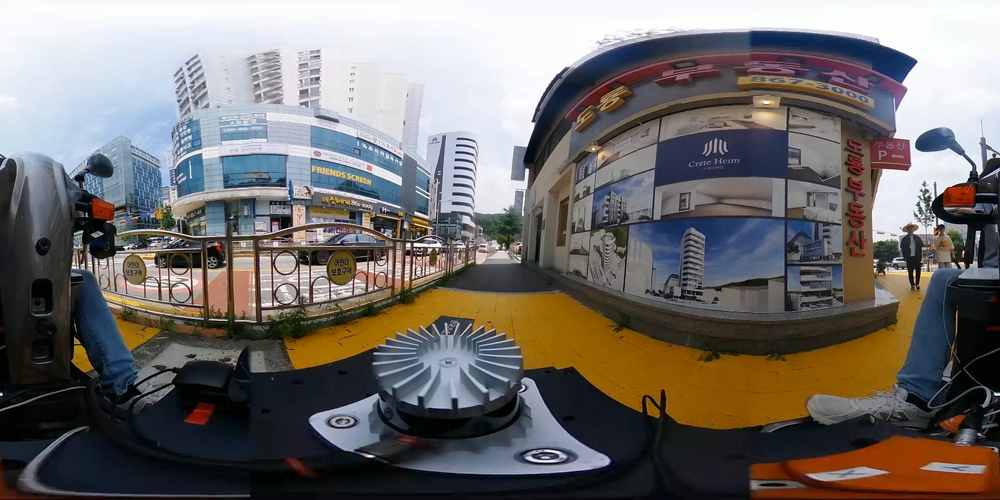
#> input picture HW#2/erp.png, 1000 x 500 px, shrunk from 1920 x 960 before the run
$ python assign2_front.py
#> lines starting #> are read from the running program, lines starting #| are printed output that depends on the picture
from matplotlib import pyplot as plt
import cv2
import os
import numpy as np

path = os.getcwd()
file = "./erp.png"

# ERP 이미지 로드
erp_image = cv2.imread(file)
#> erp_image is the input picture: shape (500, 1000, 3); mean B, G, R 108.1, 110.4, 114.5

# ERP를 직사각형 (정면 뷰) 이미지로 변환하는 함수
def erp2rect(src, theta, hfov, vfov):
    # 초점 길이 계산
#> called with theta = 0, hfov = 2.09, vfov = 1.57
    f = src.shape[1] / (2 * np.pi)
#> f = 159.2

    # 평면 이미지의 크기 계산
    front_view_image_rows = int(2 * f * np.tan(vfov / 2) + 0.5)
#> front_view_image_rows = 318
    front_view_image_cols = int(2 * f * np.tan(hfov / 2) + 0.5)
#> front_view_image_cols = 551

    # 평면 이미지 초기화
    front_view_image = np.zeros((front_view_image_rows, front_view_image_cols, 3), dtype=np.uint8)
    front_view_image_cx = front_view_image_cols / 2
#> front_view_image_cx = 275.5
    front_view_image_cy = front_view_image_rows / 2
#> front_view_image_cy = 159

    for x in range(front_view_image_cols):
        xth = np.arctan((x - front_view_image_cx) / f)
        # 원본 이미지에서의 x 좌표 계산
        src_x = int((xth + theta) * src.shape[0] / np.pi + 0.5) % src.shape[1]
        yf = f / np.cos(xth)

        for y in range(front_view_image_rows):
            yth = np.arctan((y - front_view_image_cy) / yf)
            # 원본 이미지에서의 y 좌표 계산
            src_y = int(yth * src.shape[0] / np.pi + src.shape[0] / 2 + 0.5)
            src_y = max(0, min(src_y, src.shape[0] - 1))  # y 좌표를 이미지 내로 제한
            front_view_image[y, x] = src[src_y, src_x]
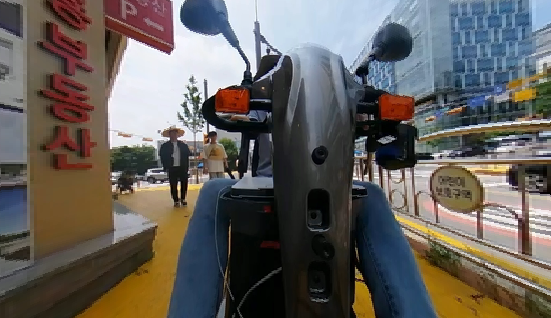
#> front_view_image: shape (318, 551, 3); mean B, G, R 93.1, 97.3, 101.4

    return front_view_image

# ERP를 정면 뷰로 변환
theta = np.deg2rad(0)  # 각도를 라디안으로 변환
hfov = np.deg2rad(120)  # 각도를 라디안으로 변환
vfov = np.deg2rad(90)  # 각도를 라디안으로 변환
front_view = erp2rect(erp_image, theta, hfov, vfov)

# 정면 뷰 이미지 표시
image_title = f"Front View: θ={np.rad2deg(theta):.2f}°, hfov={np.rad2deg(hfov):.2f}°, vfov={np.rad2deg(vfov):.2f}°"
plt.imshow(front_view)
plt.title(image_title)
plt.axis('off')
plt.show()
